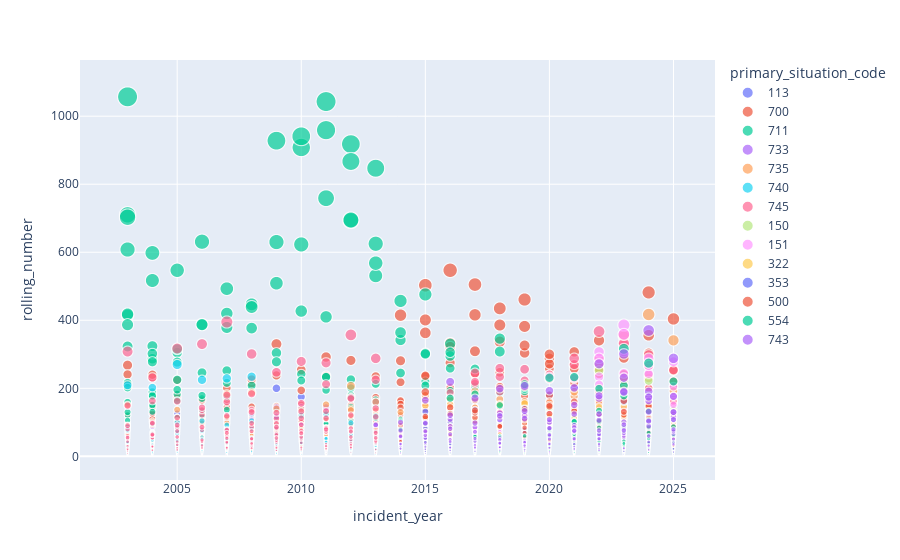

The code cell stored with this chart in its notebook:
### Code cell
import plotly.express as px

fig = px.scatter(amount_table_by_year,
                 x="incident_year",
                  y="rolling_number", 
                  color="primary_situation_code",
                 size='rolling_number', hover_data=['neighborhood_district'])
fig.show()

### Figure 1 — Plotly figure (JSON) as saved in the notebook; plotly's stock layout.template omitted (floating-point values rounded to 4 significant figures; data arrays with more than 128 entries replaced by an {"elided": "..."} marker saying what was removed)
{"data": [{"customdata": {"elided": "336x1 str values"}, "hovertemplate": "primary_situation_code=113<br>incident_year=%{x}<br>rolling_number=%{marker.size}<br>neighborhood_district=%{customdata[0]}<extra></extra>", "legendgroup": "113", "marker": {"color": "#636efa", "size": {"elided": "336 float values"}, "sizemode": "area", "sizeref": 2.643, "symbol": "circle"}, "mode": "markers", "name": "113", "showlegend": true, "type": "scattergl", "x": {"elided": "336 int values"}, "xaxis": "x", "y": {"elided": "336 float values"}, "yaxis": "y"}, {"customdata": {"elided": "336x1 str values"}, "hovertemplate": "primary_situation_code=700<br>incident_year=%{x}<br>rolling_number=%{marker.size}<br>neighborhood_district=%{customdata[0]}<extra></extra>", "legendgroup": "700", "marker": {"color": "#EF553B", "size": {"elided": "336 float values"}, "sizemode": "area", "sizeref": 2.643, "symbol": "circle"}, "mode": "markers", "name": "700", "showlegend": true, "type": "scattergl", "x": {"elided": "336 int values"}, "xaxis": "x", "y": {"elided": "336 float values"}, "yaxis": "y"}, {"customdata": {"elided": "333x1 str values"}, "hovertemplate": "primary_situation_code=711<br>incident_year=%{x}<br>rolling_number=%{marker.size}<br>neighborhood_district=%{customdata[0]}<extra></extra>", "legendgroup": "711", "marker": {"color": "#00cc96", "size": {"elided": "333 float values"}, "sizemode": "area", "sizeref": 2.643, "symbol": "circle"}, "mode": "markers", "name": "711", "showlegend": true, "type": "scattergl", "x": {"elided": "333 int values"}, "xaxis": "x", "y": {"elided": "333 float values"}, "yaxis": "y"}, {"customdata": {"elided": "168x1 str values"}, "hovertemplate": "primary_situation_code=733<br>incident_year=%{x}<br>rolling_number=%{marker.size}<br>neighborhood_district=%{customdata[0]}<extra></extra>", "legendgroup": "733", "marker": {"color": "#ab63fa", "size": {"elided": "168 float values"}, "sizemode": "area", "sizeref": 2.643, "symbol": "circle"}, "mode": "markers", "name": "733", "showlegend": true, "type": "scattergl", "x": {"elided": "168 int values"}, "xaxis": "x", "y": {"elided": "168 float values"}, "yaxis": "y"}, {"customdata": {"elided": "336x1 str values"}, "hovertemplate": "primary_situation_code=735<br>incident_year=%{x}<br>rolling_number=%{marker.size}<br>neighborhood_district=%{customdata[0]}<extra></extra>", "legendgroup": "735", "marker": {"color": "#FFA15A", "size": {"elided": "336 float values"}, "sizemode": "area", "sizeref": 2.643, "symbol": "circle"}, "mode": "markers", "name": "735", "showlegend": true, "type": "scattergl", "x": {"elided": "336 int values"}, "xaxis": "x", "y": {"elided": "336 float values"}, "yaxis": "y"}, {"customdata": {"elided": "166x1 str values"}, "hovertemplate": "primary_situation_code=740<br>incident_year=%{x}<br>rolling_number=%{marker.size}<br>neighborhood_district=%{customdata[0]}<extra></extra>", "legendgroup": "740", "marker": {"color": "#19d3f3", "size": {"elided": "166 float values"}, "sizemode": "area", "sizeref": 2.643, "symbol": "circle"}, "mode": "markers", "name": "740", "showlegend": true, "type": "scattergl", "x": {"elided": "166 int values"}, "xaxis": "x", "y": {"elided": "166 float values"}, "yaxis": "y"}, {"customdata": {"elided": "336x1 str values"}, "hovertemplate": "primary_situation_code=745<br>incident_year=%{x}<br>rolling_number=%{marker.size}<br>neighborhood_district=%{customdata[0]}<extra></extra>", "legendgroup": "745", "marker": {"color": "#FF6692", "size": {"elided": "336 float values"}, "sizemode": "area", "sizeref": 2.643, "symbol": "circle"}, "mode": "markers", "name": "745", "showlegend": true, "type": "scattergl", "x": {"elided": "336 int values"}, "xaxis": "x", "y": {"elided": "336 float values"}, "yaxis": "y"}, {"customdata": {"elided": "168x1 str values"}, "hovertemplate": "primary_situation_code=150<br>incident_year=%{x}<br>rolling_number=%{marker.size}<br>neighborhood_district=%{customdata[0]}<extra></extra>", "legendgroup": "150", "marker": {"color": "#B6E880", "size": {"elided": "168 float values"}, "sizemode": "area", "sizeref": 2.643, "symbol": "circle"}, "mode": "markers", "name": "150", "showlegend": true, "type": "scattergl", "x": {"elided": "168 int values"}, "xaxis": "x", "y": {"elided": "168 float values"}, "yaxis": "y"}, {"customdata": {"elided": "168x1 str values"}, "hovertemplate": "primary_situation_code=151<br>incident_year=%{x}<br>rolling_number=%{marker.size}<br>neighborhood_district=%{customdata[0]}<extra></extra>", "legendgroup": "151", "marker": {"color": "#FF97FF", "size": {"elided": "168 float values"}, "sizemode": "area", "sizeref": 2.643, "symbol": "circle"}, "mode": "markers", "name": "151", "showlegend": true, "type": "scattergl", "x": {"elided": "168 int values"}, "xaxis": "x", "y": {"elided": "168 float values"}, "yaxis": "y"}, {"customdata": {"elided": "169x1 str values"}, "hovertemplate": "primary_situation_code=322<br>incident_year=%{x}<br>rolling_number=%{marker.size}<br>neighborhood_district=%{customdata[0]}<extra></extra>", "legendgroup": "322", "marker": {"color": "#FECB52", "size": {"elided": "169 float values"}, "sizemode": "area", "sizeref": 2.643, "symbol": "circle"}, "mode": "markers", "name": "322", "showlegend": true, "type": "scattergl", "x": {"elided": "169 int values"}, "xaxis": "x", "y": {"elided": "169 float values"}, "yaxis": "y"}, {"customdata": {"elided": "166x1 str values"}, "hovertemplate": "primary_situation_code=353<br>incident_year=%{x}<br>rolling_number=%{marker.size}<br>neighborhood_district=%{customdata[0]}<extra></extra>", "legendgroup": "353", "marker": {"color": "#636efa", "size": {"elided": "166 float values"}, "sizemode": "area", "sizeref": 2.643, "symbol": "circle"}, "mode": "markers", "name": "353", "showlegend": true, "type": "scattergl", "x": {"elided": "166 int values"}, "xaxis": "x", "y": {"elided": "166 float values"}, "yaxis": "y"}, {"customdata": {"elided": "168x1 str values"}, "hovertemplate": "primary_situation_code=500<br>incident_year=%{x}<br>rolling_number=%{marker.size}<br>neighborhood_district=%{customdata[0]}<extra></extra>", "legendgroup": "500", "marker": {"color": "#EF553B", "size": {"elided": "168 float values"}, "sizemode": "area", "sizeref": 2.643, "symbol": "circle"}, "mode": "markers", "name": "500", "showlegend": true, "type": "scattergl", "x": {"elided": "168 int values"}, "xaxis": "x", "y": {"elided": "168 float values"}, "yaxis": "y"}, {"customdata": {"elided": "168x1 str values"}, "hovertemplate": "primary_situation_code=554<br>incident_year=%{x}<br>rolling_number=%{marker.size}<br>neighborhood_district=%{customdata[0]}<extra></extra>", "legendgroup": "554", "marker": {"color": "#00cc96", "size": {"elided": "168 float values"}, "sizemode": "area", "sizeref": 2.643, "symbol": "circle"}, "mode": "markers", "name": "554", "showlegend": true, "type": "scattergl", "x": {"elided": "168 int values"}, "xaxis": "x", "y": {"elided": "168 float values"}, "yaxis": "y"}, {"customdata": {"elided": "169x1 str values"}, "hovertemplate": "primary_situation_code=743<br>incident_year=%{x}<br>rolling_number=%{marker.size}<br>neighborhood_district=%{customdata[0]}<extra></extra>", "legendgroup": "743", "marker": {"color": "#ab63fa", "size": {"elided": "169 float values"}, "sizemode": "area", "sizeref": 2.643, "symbol": "circle"}, "mode": "markers", "name": "743", "showlegend": true, "type": "scattergl", "x": {"elided": "169 int values"}, "xaxis": "x", "y": {"elided": "169 float values"}, "yaxis": "y"}], "layout": {"legend": {"itemsizing": "constant", "title": {"text": "primary_situation_code"}, "tracegroupgap": 0}, "margin": {"t": 60}, "xaxis": {"anchor": "y", "domain": [0, 1], "title": {"text": "incident_year"}}, "yaxis": {"anchor": "x", "domain": [0, 1], "title": {"text": "rolling_number"}}}}
